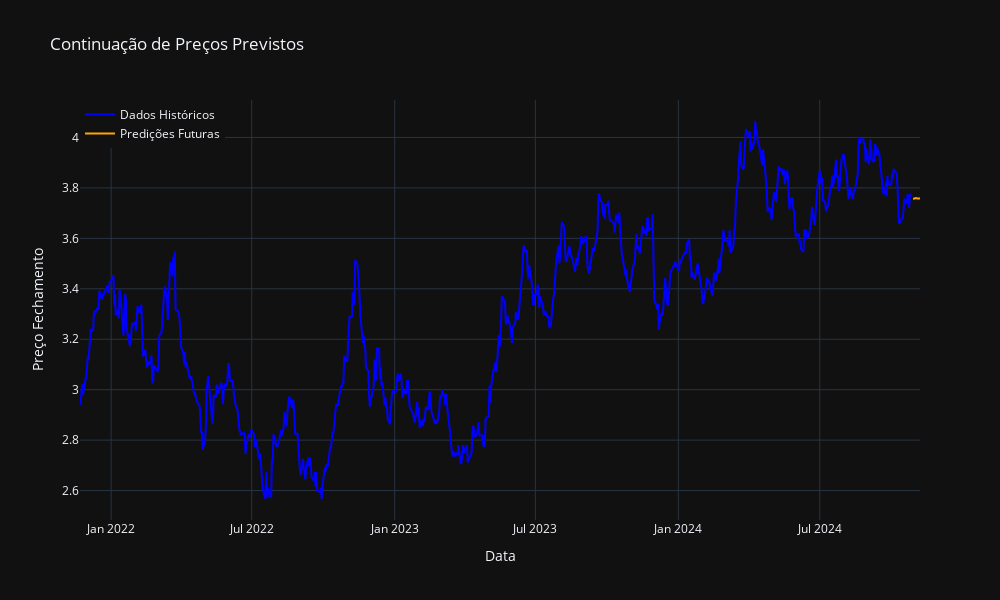

The notebook cell this image was saved under:
### Markdown cell above
Working as feeding loop state

### Code cell
import pandas as pd
import numpy as np
import datetime
import yfinance as yf
import matplotlib.pyplot as plt
from tensorflow.keras.models import Sequential
from tensorflow.keras.optimizers import Adam
from tensorflow.keras import layers
import plotly.graph_objects as go

# Função para ajustar datas disponíveis no DataFrame
def adjust_dates_to_available(df, start_date, end_date):
    if start_date not in df.index:
        start_date = df.index[df.index.get_indexer([start_date], method='nearest')[0]]
        print(f'Data inicial ajustada para {start_date}')
    if end_date not in df.index:
        end_date = df.index[df.index.get_indexer([end_date], method='nearest')[0]]
        print(f'Data final ajustada para {end_date}')
    return start_date, end_date

# Função para criar janelas de dados
def create_windows(data, window_size):
    X, dates = [], []
    for i in range(len(data) - window_size):
        X.append(data[i:i + window_size])
        dates.append(data.index[i + window_size])
    return np.array(X), dates

def train_model(ticker, start_date, end_date, window_size):
    df = yf.Ticker(ticker).history(period="max")
    df = df[['Close']]
    df.index = pd.to_datetime(df.index).tz_convert(None).normalize()
    start_date, end_date = adjust_dates_to_available(df, start_date, end_date)

    data = df.loc[start_date:end_date, 'Close']
    X, _ = create_windows(data, window_size)

    model = Sequential([
        layers.Input((window_size, 1)),
        layers.LSTM(70),
        layers.Dense(32, activation='relu'),
        layers.Dense(32, activation='relu'),
        layers.Dense(1)
    ])

    model.compile(
        loss='mse',
        optimizer=Adam(learning_rate=0.001),
        metrics=['mean_absolute_error']
    )
    model.fit(X[:, :, np.newaxis], data[window_size:], epochs=65, verbose=1)
    return model, data

# Parâmetros do modelo
ticker = 'KLBN4.SA'
start_date = '2021-11-22'
end_date = '2024-10-27'
window_size = 5


model, data = train_model(ticker, start_date, end_date, window_size)

predictions = []
current_window = data[-window_size:].values
for _ in range(10):  # days ahead
    pred = model.predict(current_window[np.newaxis, :, np.newaxis]).flatten()[0]
    predictions.append(pred)
    current_window = np.append(current_window[1:], pred)


future_dates = [data.index[-1] + datetime.timedelta(days=i+1) for i in range(len(predictions))]
predicted_series = pd.Series(predictions, index=future_dates)

fig = go.Figure()


fig.add_trace(go.Scatter(
    x=data.index,
    y=data,
    mode='lines',
    name='Dados Históricos',
    line=dict(color='blue')
))


fig.add_trace(go.Scatter(
    x=predicted_series.index,
    y=predicted_series.values,
    mode='lines',
    name='Predições Futuras',
    line=dict(color='orange')
))

fig.update_layout(
    title='Continuação de Preços Previstos',
    xaxis_title='Data',
    yaxis_title='Preço Fechamento',
    legend=dict(x=0, y=1),
    template='plotly_dark',
    hovermode='x unified',
    width=1000,
    height=600
)

fig.show()

### Figure 1 — Plotly figure (JSON) as saved in the notebook; plotly's stock layout.template omitted (floating-point values rounded to 4 significant figures; data arrays with more than 128 entries replaced by an {"elided": "..."} marker saying what was removed)
{"data": [{"line": {"color": "blue"}, "mode": "lines", "name": "Dados Históricos", "type": "scatter", "x": {"elided": "736 str values"}, "y": {"elided": "736 float values"}}, {"line": {"color": "orange"}, "mode": "lines", "name": "Predições Futuras", "type": "scatter", "x": ["2024-10-29T00:00:00", "2024-10-30T00:00:00", "2024-10-31T00:00:00", "2024-11-01T00:00:00", "2024-11-02T00:00:00", "2024-11-03T00:00:00", "2024-11-04T00:00:00", "2024-11-05T00:00:00", "2024-11-06T00:00:00", "2024-11-07T00:00:00"], "y": [3.757, 3.757, 3.758, 3.76, 3.759, 3.758, 3.758, 3.758, 3.758, 3.758]}], "layout": {"height": 600, "hovermode": "x unified", "legend": {"x": 0, "y": 1}, "title": {"text": "Continuação de Preços Previstos"}, "width": 1000, "xaxis": {"title": {"text": "Data"}}, "yaxis": {"title": {"text": "Preço Fechamento"}}}}
